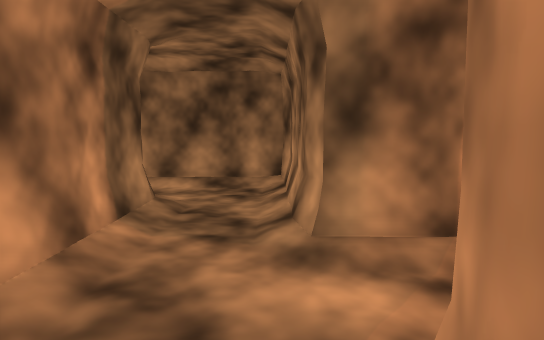
view 1 (above)

20 first-person views from a walk through a Godot game level. The camera is 1.4 m above the floor, tilts 6° down and sees 75° across. The floor is counted in squares, 1 m on a side. Each view is taken from the middle of a square. On the plan, view 1 faces up. The plan holds only what a view shows up to about 15 squares ahead; the rest is blank. The place goes on beyond the plan.

view 2
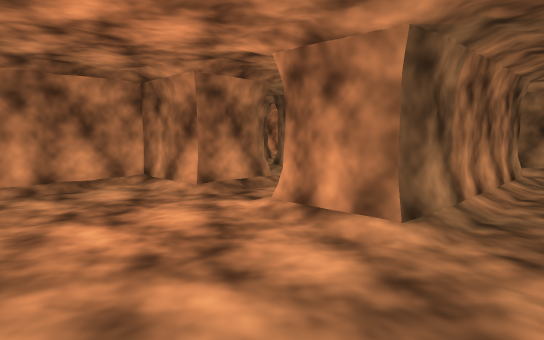

view 3
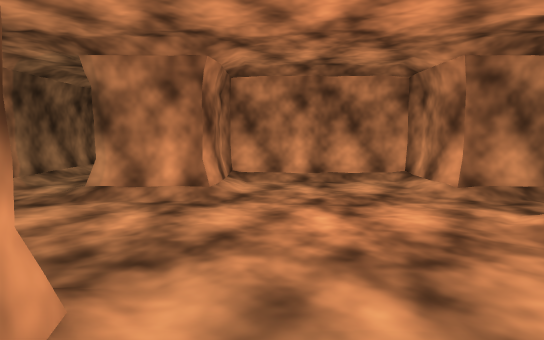

view 4
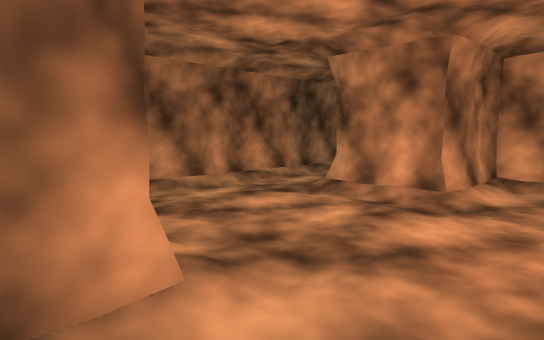

view 5
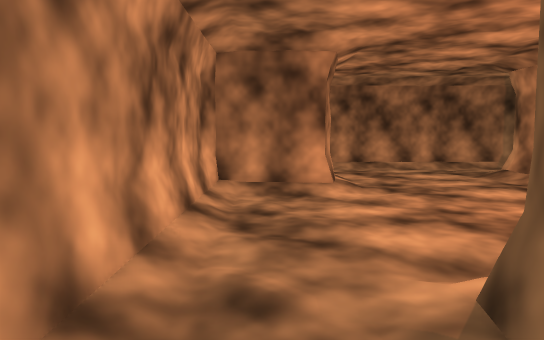

view 6
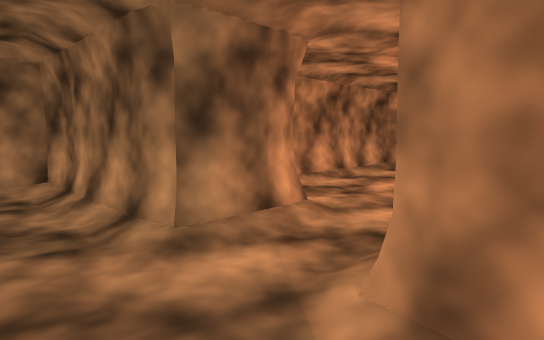

view 7
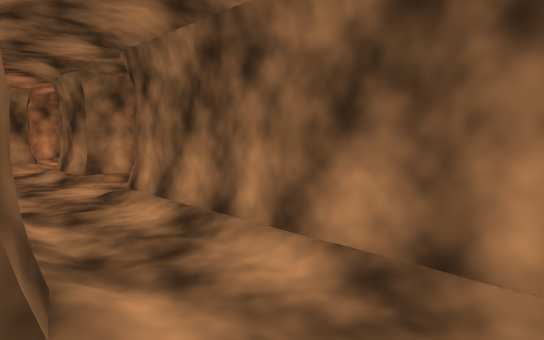

view 8
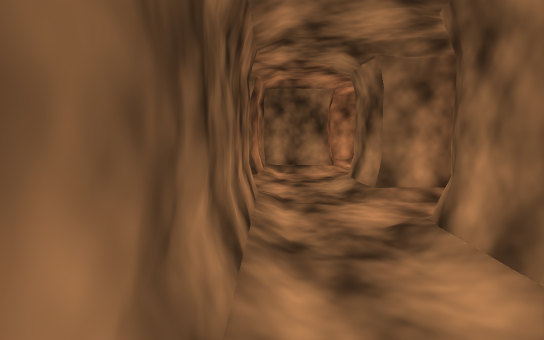

view 9
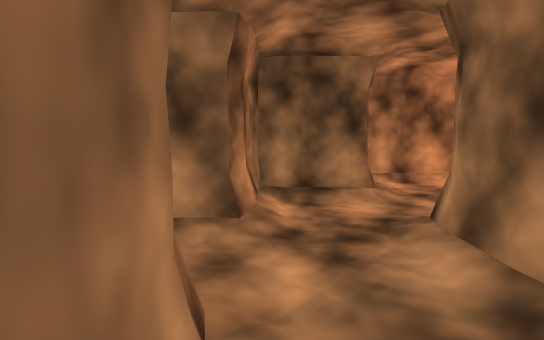

view 10
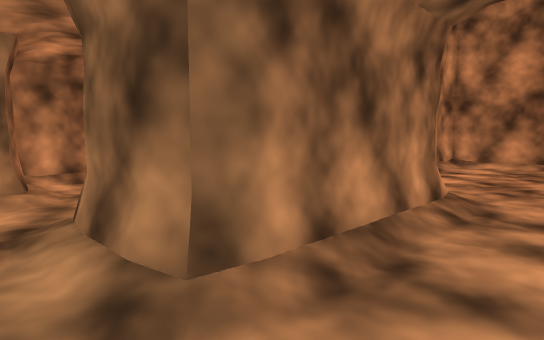

view 11
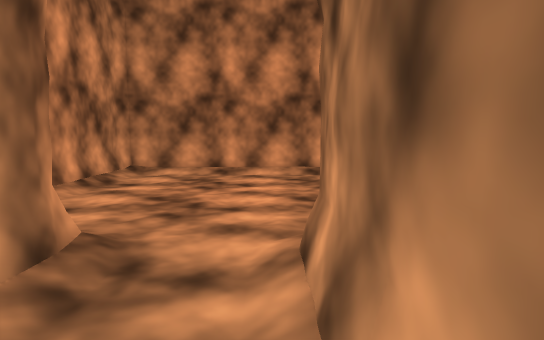

view 12
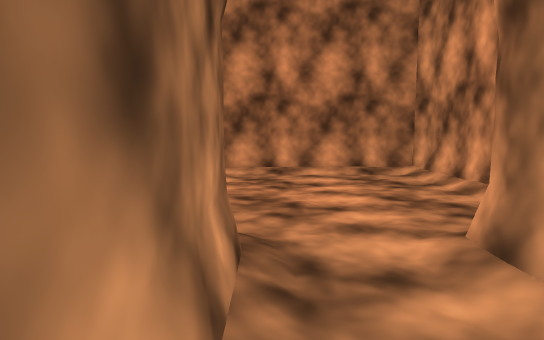

view 13
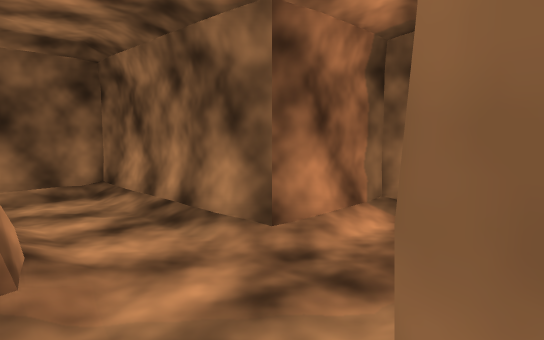

view 14
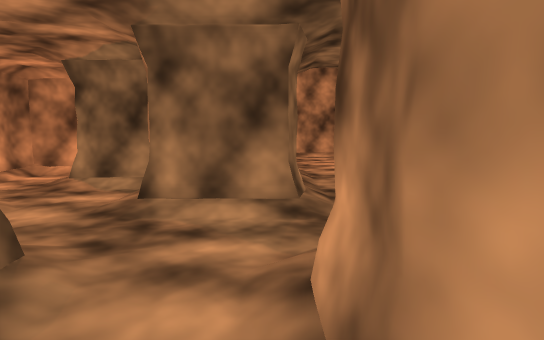

view 15
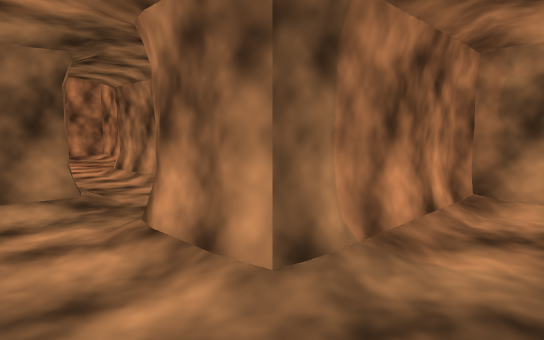

view 16
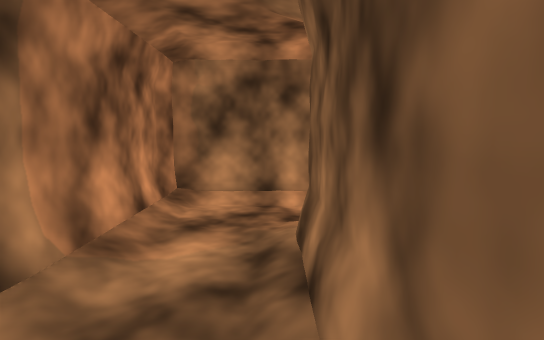

view 17
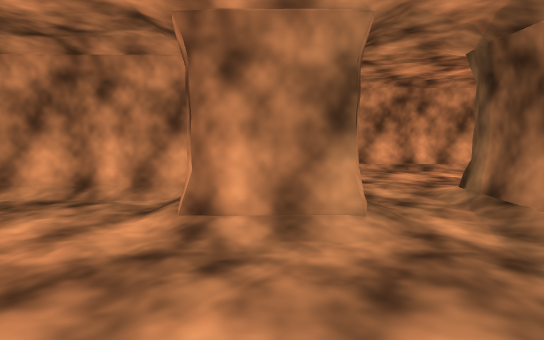

view 18
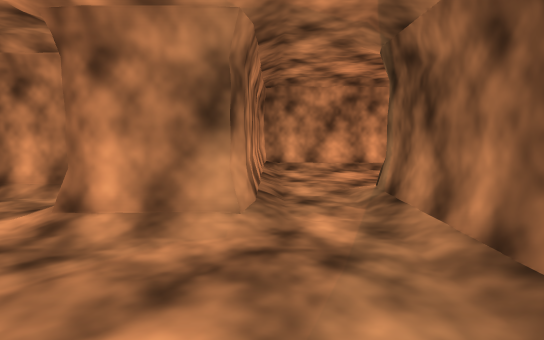

view 19
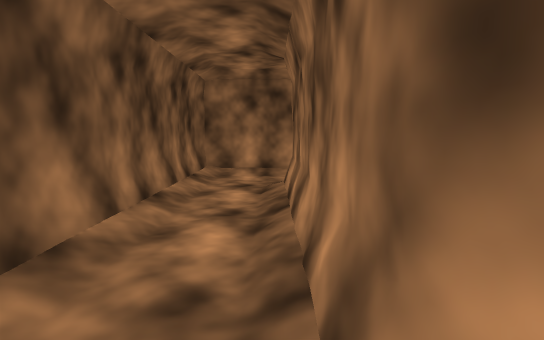

view 20
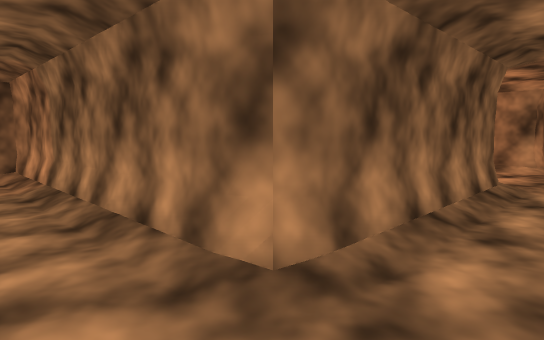

### Floor plan
Key: @ floor where view 1 was taken; # wall or solid block; . main floor; - floor 0.25 m lower than the main floor; / step, stairs or slope; = window, fence, low wall or low ledge.
Columns run from 21 left of view 1 to 8 right of it. Each row starts with its distance up from view 1.
 26       ###########
 25       #/////////#
 24       #/......./#
 23       #/......./#
 22       #/.-....-/#
 21       #/...-.../#
 20        /...-.-./
 19         -......
 18         .......
 17 ###      /.../
 16 #//      #/./#
 15 #/-      #/./#
 14 #/./###  #/./#
 13 #/..///  #/./#
 12 #/..../  #/./#
 11 #///../###/./##########
 10    #/..///.../////////#
  9    #/............-.../#
  8    #///..-/////////-./#     ##
  7    ####/./#########/./#    ///
  6       #/./######  #/./#   ....
  5       #/./####### #/./###/....
  4       #/..//////###/..///-...
  3       #/.....-./###/.......
  2    ## #//////../###/..///
  1    /# #######/./###/./#
  0    /#       #/- # #/.@#
 -1    /#    ####/./#=#/./#
 -2   ./#    #///...///../#
 -3   -/#    #/.......-../#
 -4   -/#    #/.-.......-/#
 -5   ./#    #/........../#
 -6   ./#    #/........../#
 -7   ./#    #///......///#
 -8   ./#    ####/..../####
 -9  /./#       #/..../#
-10 #/./#=#######/..../###=######
-11 #/../////////....../////////#
-12 #/.........-.-....-......../#
-13 #/////////////////////...../#
-14 ######################/..../#
-15                         .../#
-16                           ./#
-17                            /#

Positions as (right, up) in squares from view 1, and headings:
1: (0, 0), facing up
2: (0, -7), facing up-left
3: (0, -6), facing left
4: (-1, -5), facing down-left
5: (-1, 1), facing down
6: (-2, 0), facing up-right
7: (0, 7), facing up-left
8: (-3, 8), facing left
9: (-9, 8), facing left
10: (-9, 9), facing up-left
11: (-9, 12), facing up
12: (-11, 12), facing up
13: (-11, 11), facing down-left
14: (-12, 4), facing up
15: (-14, 2), facing up-right
16: (-14, 2), facing right
17: (-8, -9), facing right
18: (-8, -11), facing right
19: (-8, -11), facing left
20: (-20, -13), facing up-right
